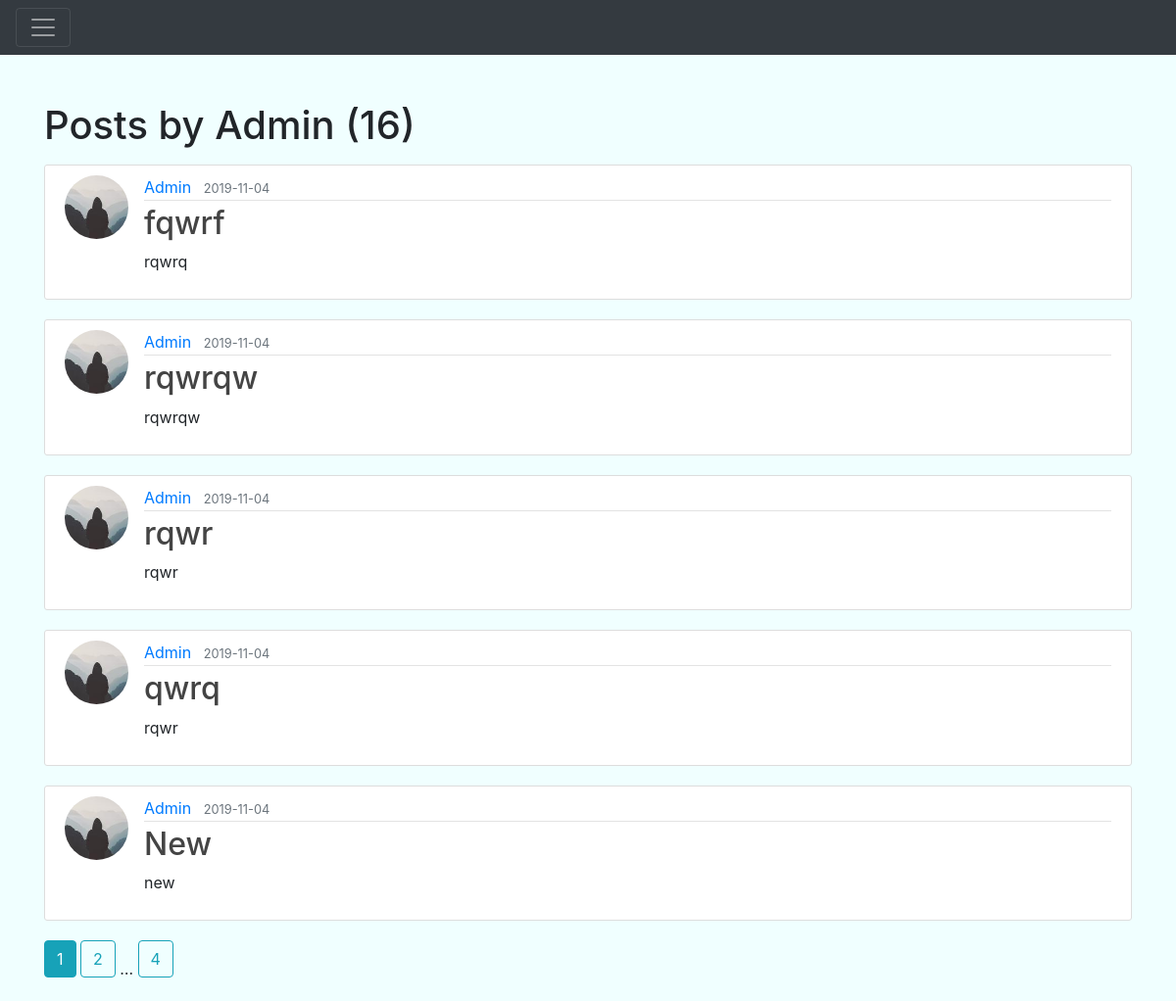
/user/Admin, run on the app's committed database.
### app/models.py (models this page shows, shortened)
class User(db.Model, UserMixin):
    id = db.Column(db.Integer, primary_key=True)
    username = db.Column(db.String(20), unique=True, nullable=False)
    email = db.Column(db.String(120), unique=True, nullable=False)
    image_file = db.Column(db.String(20), nullable=False, default='default.jpg')
    password = db.Column(db.String(60), nullable=False)
    posts = db.relationship('Post', backref='author', lazy=True)

class Post(db.Model):
    id = db.Column(db.Integer, primary_key=True)
    title = db.Column(db.String(100), nullable=False)
    date_posted = db.Column(db.DateTime, nullable=False, default=datetime.utcnow)
    content = db.Column(db.Text, nullable=False)
    user_id = db.Column(db.Integer, db.ForeignKey('user.id'), nullable=False)

### app/users/routes.py (the view)
@users.route('/user/<string:username>')
def user_posts(username):
    page = request.args.get('page', 1, type=int)
    user = User.query.filter_by(username=username).first_or_404()
    posts = Post.query.filter_by(author=user).order_by(Post.date_posted.desc()).paginate(page=page, per_page=5)
    return render_template('user_posts.html', posts=posts, user=user)

### app/templates/user_posts.html (shortened to what this page needs)
{% extends 'base.html' %}
{% block body %}
    <h1 class="mb-3 mt-5">Posts by {{ user.username }} ({{ posts.total }})</h1>
    {% for post in posts.items %}
            <article class="media content-section">
                <img src="{{ url_for('static', filename='profile_pics/' + post.author.image_file) }}" alt="" class="rounded-circle article-img">
                <div class="media-body">
                    <div class="article-metadata">
                    <a href="{{ url_for('users.user_posts', username=post.author.username) }}" class="mr-2">{{ post.author.username }}</a>
                    <small class="text-muted">{{ post.date_posted.strftime('%Y-%m-%d') }}</small>
                </div>
                    <h2><a href="{{ url_for('posts.posts', post_id=post.id) }}" class="article-title">{{ post.title }}</a></h2>
                    <p class="article-content">{{ post.content }}</p>
                </div>
            </article>
        {% endfor %}
    {% for page_num in posts.iter_pages(left_edge=1, right_edge=1, left_current=1, right_current=2) %}
                {% if page_num %}
                    {% if posts.page == page_num %}
                        <a class="btn btn-info mb-4" href="{{ url_for('users.user_posts', username=user.username, page=page_num) }}">{{ page_num }}</a>
                    {% else %}
                        <a class="btn btn-outline-info mb-4" href="{{ url_for('users.user_posts', username=user.username, page=page_num) }}">{{ page_num }}</a>
                    {% endif %}
                {% else %}
                    <span class=ellipsis>…</span>
                {% endif %}
            {% endfor %}
{% endblock %}

### app/static/css/style.css (style rules this page uses)
.content-section { background: #ffffff; padding: 10px 20px; border: 1px solid #dddddd; border-radius: 3px; margin-bottom: 20px; }
.article-title { color: #444444; }
.article-content { white-space: pre-line; }
.article-img { height: 65px; width: 65px; margin-right: 16px; }
.article-metadata { padding-bottom: 1px; margin-bottom: 4px; border-bottom: 1px solid #e3e3e3 }

### data on the page
User: username "Admin"
Post: image_file (picture), author.username "Admin", date_posted "2019-11-04", title "fqwrf", content "rqwrq"
Post: image_file (picture), author.username "Admin", date_posted "2019-11-04", title "rqwrqw", content "rqwrqw"
Post: image_file (picture), author.username "Admin", date_posted "2019-11-04", title "rqwr", content "rqwr"
Post: image_file (picture), author.username "Admin", date_posted "2019-11-04", title "qwrq", content "rqwr"
Post: image_file (picture), author.username "Admin", date_posted "2019-11-04", title "New", content "new"

### other printed values
{{ posts.total }} "16"
{{ page_num }} "1"
{{ page_num }} "2" "4"
